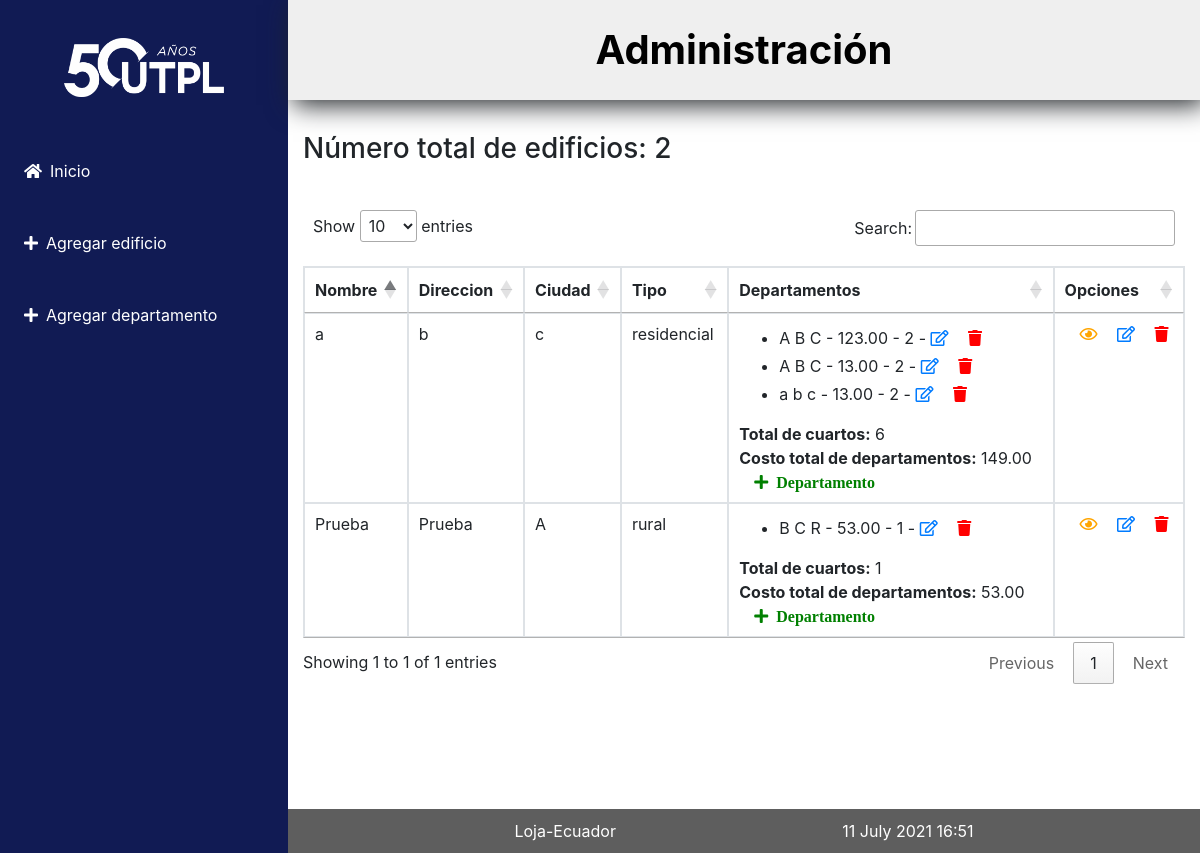
The page / on the database its author committed.
### administrativo/models.py (models this page shows, shortened)
class Edificio(models.Model):
    opciones_edifico = (
        ('residencial', 'Residencial'),
        ('rural', 'Rural')
    )
    nombre = models.CharField(max_length=30)
    direccion = models.CharField(max_length=30)
    ciudad = models.CharField(max_length=30)
    tipo = models.CharField("Tipo Edificio",max_length=30, \
            choices=opciones_edifico)
    def obtener_costo_departamentos(self):
        valor = [d.costo for d in self.departamentos.all()]
        valor = sum(valor)
        return valor
    def obtener_total_cuartos(self):
        valor = [d.num_cuartos for d in self.departamentos.all()]
        valor = sum(valor)
        return valor

class Departamento(models.Model):
    nombre_propietario = models.CharField(max_length=100)
    costo = models.DecimalField(max_digits=100, decimal_places=2)
    num_cuartos = models.IntegerField()
    edificio = models.ForeignKey(Edificio, on_delete=models.CASCADE,
            related_name="departamentos")
    def __str__(self):
        return "%s - %s - %s" % (self.nombre_propietario, self.costo,\
        self.num_cuartos)

### administrativo/views.py (the view)
# urls.py: path('', views.index, name='index'),
def index(request):
    edificios = Edificio.objects.all()
    informacion_template = {'edificios': edificios, 'numero_edificios': len(edificios)}
    return render(request, 'index.html', informacion_template)

### administrativo/templates/index.html (shortened to what this page needs)
{% extends "master.html" %}
{% block content %}
<h3>Número total de edificios: {{ numero_edificios }}</h3>
<br>
<table class="table table-bordered" id="tabla_edificios">
  <thead>
    <tr>
      <th>Nombre</th>
      <th>Direccion</th>
      <th>Ciudad</th>
      <th>Tipo </th>
      <th>Departamentos </th>
      <th>Opciones</th>
    </tr>
  </thead>
  {% for e in edificios %}
  <tbody>
    <tr>
      <td> {{e.nombre}}</td>
      <td> {{e.direccion}}</td>
      <td> {{e.ciudad}}</td>
      <td> {{e.tipo}}</td>
      <td>
        <ul>
          {% for d in e.departamentos.all %}
          <li class="mt-1">
            <span>{{ d }} -
              <a href="{% url 'editar_departamento' d.id %}"><i class="far fa-edit"></i></a>
              <a href="{% url 'eliminar_departamento' d.id %}" onclick="return confirm('¿Está seguro de la eliminación?')"><i class="fas fa-trash"></i></a>
            </span>
          </li>
          {% endfor %}
        </ul>
        <span><b>Total de cuartos:</b> {{ e.obtener_total_cuartos }}</span><br>
        <span><b>Costo total de departamentos:</b> {{ e.obtener_costo_departamentos }}</span> <br>
        <a href="{% url 'crear_departamento_edificio' e.id%}"><i class="fas fa-plus">&nbsp Departamento</i></a>
      </td>
      <td>
          <a  href="{% url 'obtener_edificio' e.id %}"><i class="far fa-eye"></i></a>
          <a  href="{% url 'editar_edificio' e.id %}"><i class="far fa-edit"></i></a>
          <a  href="{% url 'eliminar_edificio' e.id %}"onclick="return confirm('¿Está seguro de la eliminación?')">
          <i class="fas fa-trash"></i></a>
      </td>
    </tr>
  </tbody>
  {% endfor %}
</table>
<br>
{% endblock %}

### administrativo/templates/master.html (shortened to what this page needs)
<!DOCTYPE html>
<html>
  <head>
    {% load static %}
    <link rel="stylesheet" type="text/css" href="{% static 'css/estilos.css' %}">
    <link rel="stylesheet" href="https://pro.fontawesome.com/releases/v5.10.0/css/all.css"/>
    <link rel="stylesheet" href="https://stackpath.bootstrapcdn.com/bootstrap/4.4.1/css/bootstrap.min.css">
    <link rel="stylesheet" type="text/css" href="https://cdn.datatables.net/1.10.25/css/jquery.dataTables.min.css">
  </head>
  <body>
    <div class="d-flex">
      <div id="sidebar-container" class="bg">
        <div class="d-block p-4">
          <img src="{% static 'img/logo.png' %}" alt="Logo" class="logo">
        </div>
        <div class="menu">
          <a class="d-block p-4" href="{% url 'index' %}"><i class="fas fa-home mr-2"></i>Inicio</a>
          <a class="d-block p-4" href="{% url 'crear_edificio' %}"><i class="fas fa-plus mr-2"></i>Agregar edificio</a>
          <a class="d-block p-4" href="{% url 'crear_departamento' %}"><i class="fas fa-plus mr-2"></i>Agregar departamento</a>
        </div>
      </div>
      <section class="w-100">
        <div>
          <div class="titulo">
            <h1>Administración</h1>
          </div>
          <div class="container-body">
            {% block content %}
            {% endblock %}
          </div>
          <footer>
            <div class="footer">
              <p>Loja-Ecuador</p>
              <p>{% now "j F Y H:i" %}</p>
            </div>
          </footer>
        </div>
      </section>
  </body>
</html>

### administrativo/static/css/estilos.css (style rules this page uses)
body { font-family: 'Open Sans', sans-serif; background: #FEFEFD; }
footer { background: rgba(52, 59, 64, 0.9); color: #FFF; min-height: 40px; }
h1, h2, h3, h4, h5, h6 { font-weight: 400; margin: 10px 0; }
.titulo { background-color: #efefef; padding: 0.01em 16px; text-align: center; border: 1px 0 solid; padding: 10px; box-shadow: 5px 5px 25px; }
.titulo h1,h2 { color: #000; display: block; font-weight: bold; margin-block-start: 0.4em; margin-block-end: 0.4em; }
.container-body { padding: 2em 15px; min-height: calc(100vh - 91px); }
.footer { display: flex; justify-content: space-evenly; }
.footer p { margin: 10px 0; }
section { width: 100%; }
th, td { padding: 15px; border-bottom: 1px solid black; }
footer { background: #5E5E5E; color: #FFF; }
#sidebar-container { min-height: 100hv; }
#sidebar-container .logo { max-height: 200px; max-width: 200px; padding: .875rem 1.25rem; display:block; margin:auto; }
#sidebar-container .menu { width: 18rem; }
#sidebar-container a { color: #fff !important; }
.bg { background-color: #111B54 !important; }
td .fa-plus { padding-left: 15px; color: green; }
span .fa-edit { padding: 0; }
.fa-eye { padding-left: 15px; color: orange; }
.fa-edit { padding-left: 15px; }
.fa-trash { padding-left: 15px; color: red; }

### rows shown on the page
Edificio: nombre "a", direccion "b", ciudad "c", tipo "residencial", obtener_total_cuartos "6", obtener_costo_departamentos "149.00"
Departamento: nombre_propietario+costo+num_cuartos "A B C - 123.00 - 2"
Departamento: nombre_propietario+costo+num_cuartos "A B C - 13.00 - 2"
Departamento: nombre_propietario+costo+num_cuartos "a b c - 13.00 - 2"
Edificio: nombre "Prueba", direccion "Prueba", ciudad "A", tipo "rural", obtener_total_cuartos "1", obtener_costo_departamentos "53.00"
Departamento: nombre_propietario+costo+num_cuartos "B C R - 53.00 - 1"

### other values the page prints
{{ numero_edificios }} "2"
